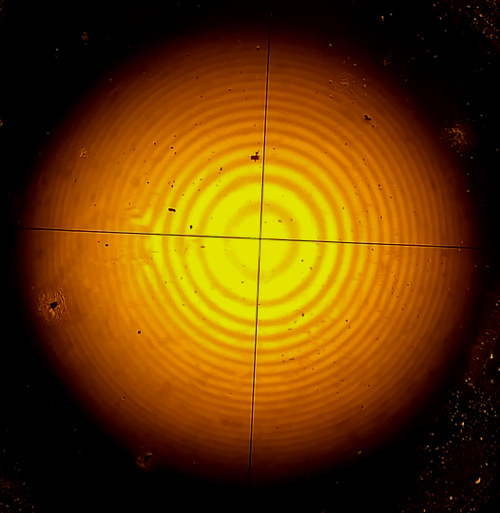
#> input picture test_1.jpg, 500 x 513 px
$ python edge_detect.py
#> lines starting #> are read from the running program, lines starting #| are printed output that depends on the picture
import cv2
import numpy as np
from matplotlib import pyplot as plt
from scipy.signal import argrelmin
import sys

#read input image, resize it if needed, and apply a basic gaussian blur to remove
#high-frequency noise

img = cv2.imread("test_1.jpg",0)
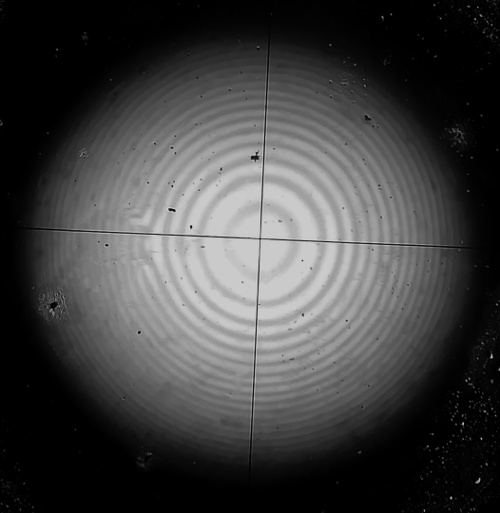
#> img: shape (513, 500); min 0, max 215, mean 65.4
img = cv2.resize(img,(0,0), fx=1,fy=1)
img = cv2.medianBlur(img,5)

#rescale color space from rbg to bw
cimg = cv2.cvtColor(img,cv2.COLOR_GRAY2BGR)
bwimg = cv2.cvtColor(img,cv2.COLOR_GRAY2BGR)

#apply the hough transform to obtain detected circles in the image
#circles should be an array with each element of the form [xpos, ypos, radius]

circles = cv2.HoughCircles(img,cv2.HOUGH_GRADIENT,5,50,param1=110,param2=80,minRadius=40,maxRadius=0)
#> circles = 70 rows, first 8: [257.5, 242.5, 80.5], [297.5, 212.5, 84], [297.5, 302.5, 68], [387.5, 87.5, 274], [247.5, 162.5, 137], [157.5, 77.5, 249.5], [327.5, 47.5, 268.5], [107.5, 102.5, 262]
circles = np.uint16(np.around(circles))
#> circles = 70 rows, first 8: [258, 242, 80], [298, 212, 84], [298, 302, 68], [388, 88, 274], [248, 162, 137], [158, 78, 250], [328, 48, 268], [108, 102, 262]

#obtain the center of the image for size calculations
center = np.array(np.shape(img)) / 2.0
#> center = [256.5, 250]

# iterate through all circles found, and draw those within a certain radius of the center of the image
# to filter out the stuff we don't want
# also choose one of these circles to be the one we use, and save it's center point -- This is a bit of a bodge, as it simply
# pulls a random circle - in theory, this is the only one that should be found, but this isn't always certain depending on noise

trueCenter = None
for i in circles[0]:
    if((np.abs(i[1] - center[0]) ** 2 + np.abs(i[0] - center[1]) ** 2) ** 0.5 < 35 ):
        trueCenter = i
        # draw the outer circle
        cv2.circle(cimg,(i[0],i[1]),i[2],(0,255,0),2)
        # draw the center of the circle
        cv2.circle(cimg,(i[0],i[1]),2,(0,0,255),3)
#> this loop made 70 passes
#> i on passes 2 to 13: [298, 212, 84], [298, 302, 68], [388, 88, 274], [248, 162, 137], [158, 78, 250], [328, 48, 268], [108, 102, 262], [212, 278, 46], [438, 8, 368], [432, 62, 324], [192, 38, 273], [148, 12, 312]
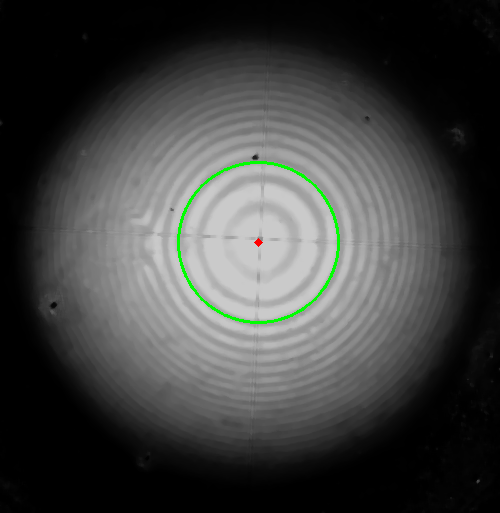
#> cimg: shape (513, 500, 3); mean B, G, R 64.6, 66, 64.6

#transform to polar and draw image - do this twice, once for the image to display,
#and once for the one to do the math on (which should not have debug graphics - eg the center of the circle drawn)
size = int(np.shape(img)[0]/2)
#> size = 256
dst	= cv2.warpPolar(cimg,(size,size), (trueCenter[0],trueCenter[1]), maxRadius= size, flags = cv2.WARP_POLAR_LINEAR)
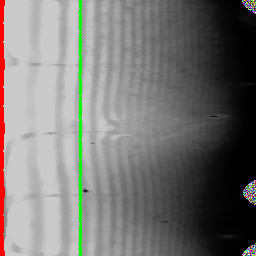
#> dst: shape (256, 256, 3); mean B, G, R 116.5, 119.3, 120.6
dst2 = cv2.warpPolar(bwimg,(size,size), (trueCenter[0],trueCenter[1]), maxRadius= size, flags = cv2.WARP_POLAR_LINEAR)
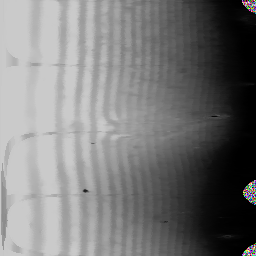
#> dst2: shape (256, 256, 3); mean B, G, R 121.4, 121.4, 121.4

#plot intensities and figures
fig = plt.figure()

plt.subplot(2, 2, 1)
plt.imshow(cimg)

plt.subplot(2, 2, 2)
#plot pixel intensities from center to the side of the image (bad way)
plt.plot(range(0,len(bwimg[trueCenter[1]]))[trueCenter[0]:],[i[1] for i in bwimg[trueCenter[1]]][trueCenter[0]:])


plt.subplot(2, 2, 3)
plt.imshow(dst)

plt.subplot(2, 2, 4)
#Find the average value of each column in the transformed image, and plot that value instead (better way)
plt.xlabel("Pixel Distance")
plt.ylabel("Average Intensity")

average_val = [sum([dst2[j][i][1] for j in range(0,len(dst[i]))]) / len(dst[i]) for i in range(0, len(dst))]
#> average_val = 256 values, max 201.5 at index 48, min 2.54 at index 241, mean 121.4
plt.plot(range(0,len(dst)), average_val)

#find local minima, and plot those on the graph. also print them (pixel distances)
mins = argrelmin(np.array(average_val), order=1)
#> mins = ([2, 13, 34, 62, 81, 96, 111, 123, 134, 144, 154, 241, 250, 252],)
plt.plot(mins[0][1:],[average_val[i] for i in mins[0][1:]], 'gx')

file1 = open(r"output.txt","w")
# [print(i) for i in mins[0][1:12]]
for i in mins[0][1:12]:
    file1.write(str(i)+"\n")
#> this loop made 11 passes
#> i on passes 1 to 11: 13, 34, 62, 81, 96, 111, 123, 134, 144, 154, 241
file1.close()


plt.show()
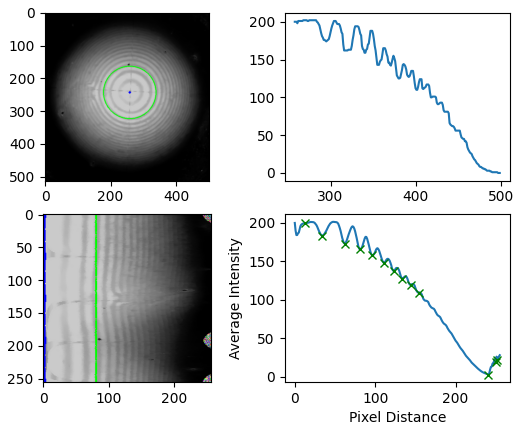
#> figure drawn by matplotlib, 4 panels; B, G, R data is drawn as R, G, B; panel 2: curve peaks at x = 268, y = 202; panel 4: curve peaks at x = 48, y = 201.5; panel 4: curve peaks at x = 13, y = 199.4

$ run again, with test_2.jpg copied over test_1.jpg
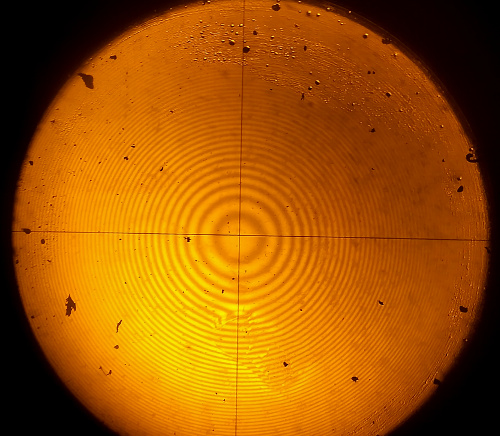
#> input picture test_2.jpg, 500 x 436 px
#> `circles = cv2.HoughCircles(img,cv2.HOUGH_GRADIENT,5,50,param1=110,para..`: circles = 59 rows, first 8: [187.5, 162.5, 143], [317.5, 172.5, 146.5], [247.5, 152.5, 157.5], [237.5, 237.5, 60.5], [272.5, 107.5, 205], [417.5, 202.5, 246], [187.5, 292.5, 112], [482.5, 207.5, 300]
#> `circles = np.uint16(np.around(circles))`: circles = 59 rows, first 8: [188, 162, 143], [318, 172, 146], [248, 152, 158], [238, 238, 60], [272, 108, 205], [418, 202, 246], [188, 292, 112], [482, 208, 300]
#> the loop `for i in circles[0]:` made 59 passes
#> after the loop `for i in circles[0]:`:
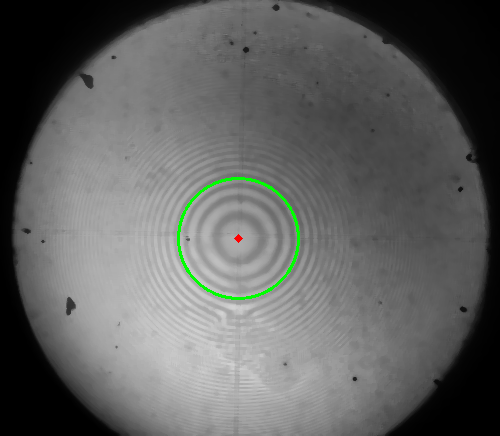
#> cimg: shape (436, 500, 3); mean B, G, R 96.8, 98.1, 96.8
#> average_val = 218 values, max 172 at index 0, min 88.19 at index 217, mean 137.4
#> the loop `for i in mins[0][1:12]:` made 11 passes
#> i on passes 1 to 8: 23, 41, 53, 63, 72, 80, 87, 93
#> `plt.show()`:
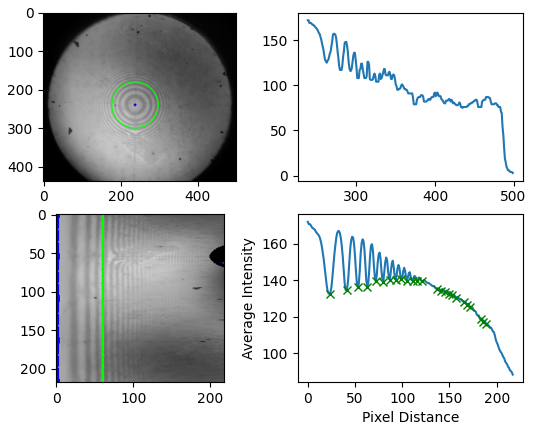
#> figure drawn by matplotlib, 4 panels; B, G, R data is drawn as R, G, B; panel 2: curve peaks at x = 238, y = 172; panel 4: curve peaks at x = 0, y = 172; panel 4: curve peaks at x = 99, y = 140.5
